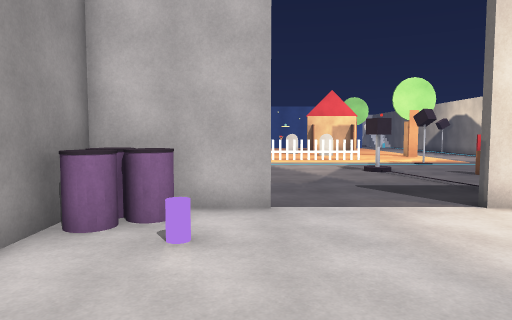
View 1 (above)

16 first-person views from a walk through a Unity game level. The camera is 1.5 m above the floor, tilts 4° down and sees 70° across. The floor is counted in squares, 1 m on a side. Each view is taken from the middle of a square. On the plan, view 1 faces up. The plan holds only what a view shows up to about 16 squares ahead; the rest is blank. The place goes on beyond the plan. The player is left out. Some animated figures are left out.

View 2
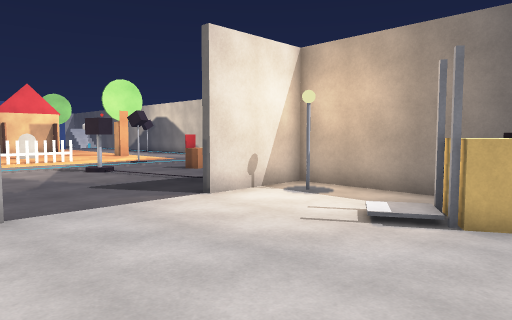

View 3
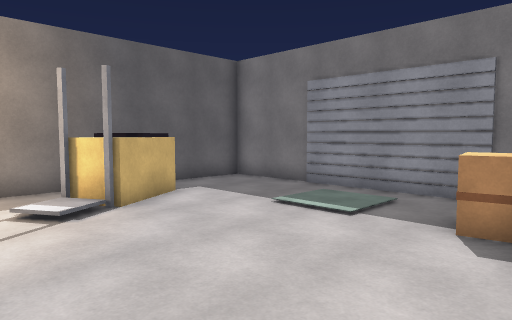

View 4
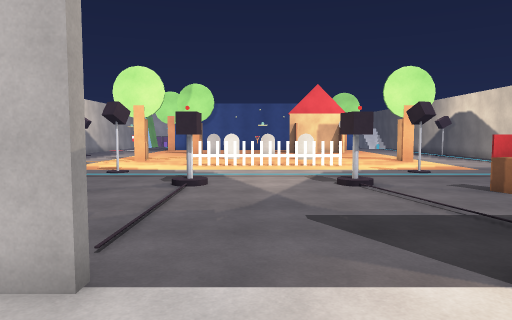

View 5
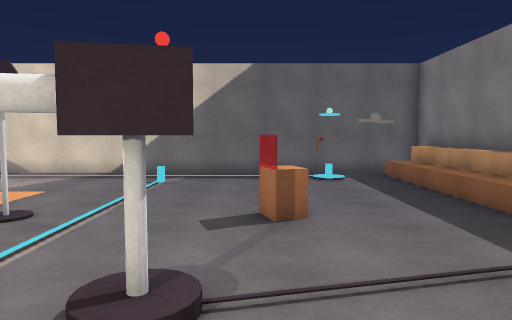

View 6
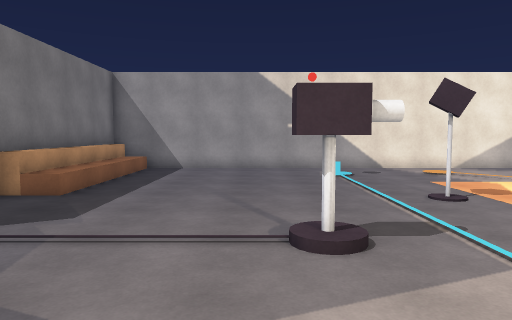

View 7
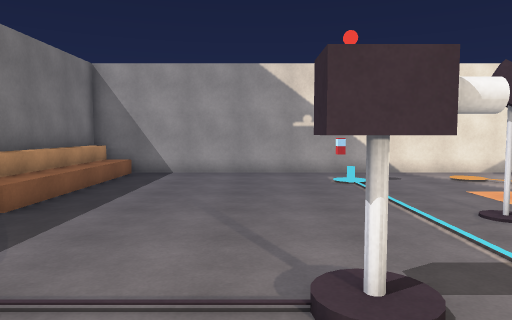

View 8
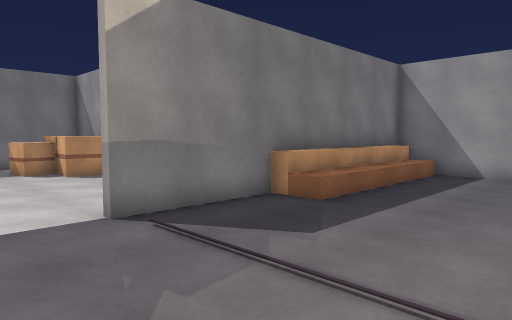

View 9
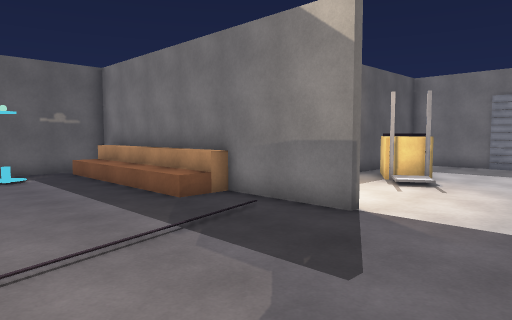

View 10
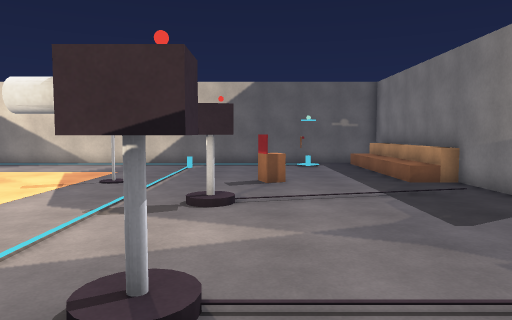

View 11
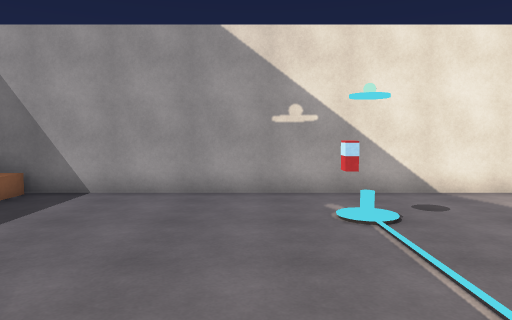

View 12
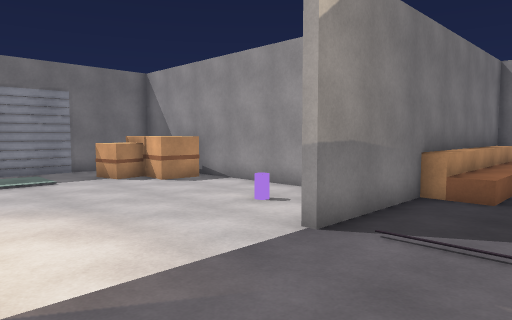

View 13
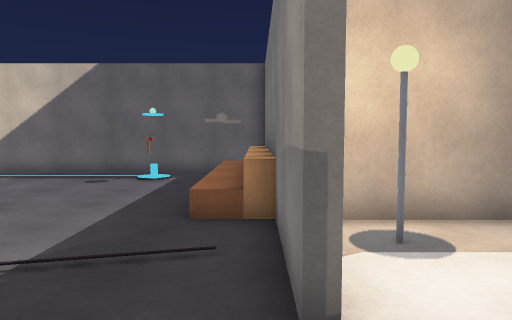

View 14
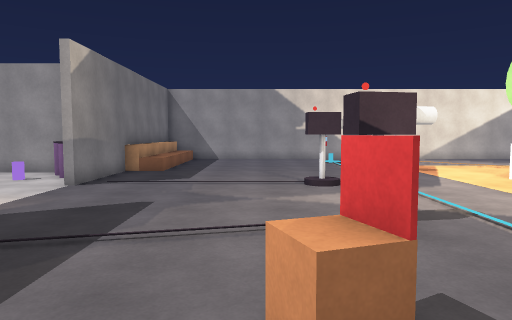

View 15
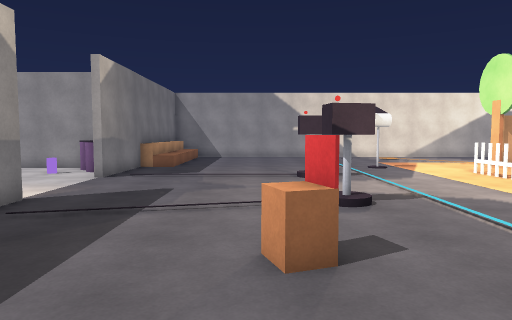

View 16
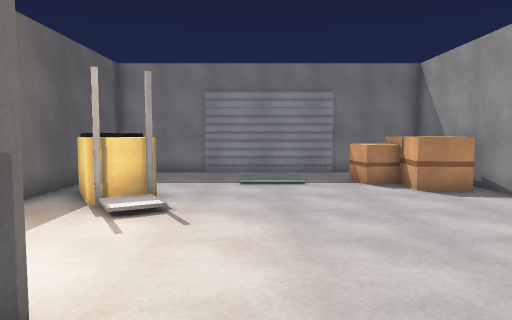

### Floor plan
Key: @ floor where view 1 was taken; # wall or solid block; . floor; / step, stairs or slope; O other object.
Columns run from 12 left of view 1 to 16 right of it. Each row starts with its distance up from view 1.
 20 #...........................#
 19 #.......OO..........OO......#
 18 #.......OO..........OO......#
 17 #...O.......................#
 16 #...........................#
 15 #...........O....O..........#
 14 #...................OO......#
 13 #....................O......#
 12 #..........................O#
 11 #...........................#
 10 #...........................#
  9 ##///////............///////#
  8  #///////.###....####//////##
  7  ########OO.........########
  6         #OO........O#
  5         #..O........#
  4         #...........#
  3         #........//.#
  2         #......../OO#
  1         ##........OO#
  0          OO.@.....O #
 -1          OOO........#
 -2          OOOO.......#
 -3             ........#
 -4          ############

Positions as (right, up) in squares from view 1, and headings:
1: (0, 0), facing up
2: (-1, 0), facing up-right
3: (-2, 5), facing down-right
4: (2, 4), facing up
5: (2, 14), facing right
6: (5, 14), facing left
7: (3, 14), facing left
8: (3, 14), facing down-left
9: (1, 14), facing down-right
10: (-3, 14), facing right
11: (-2, 15), facing left
12: (5, 11), facing down-left
13: (2, 8), facing right
14: (11, 13), facing left
15: (13, 13), facing left
16: (3, 10), facing down
